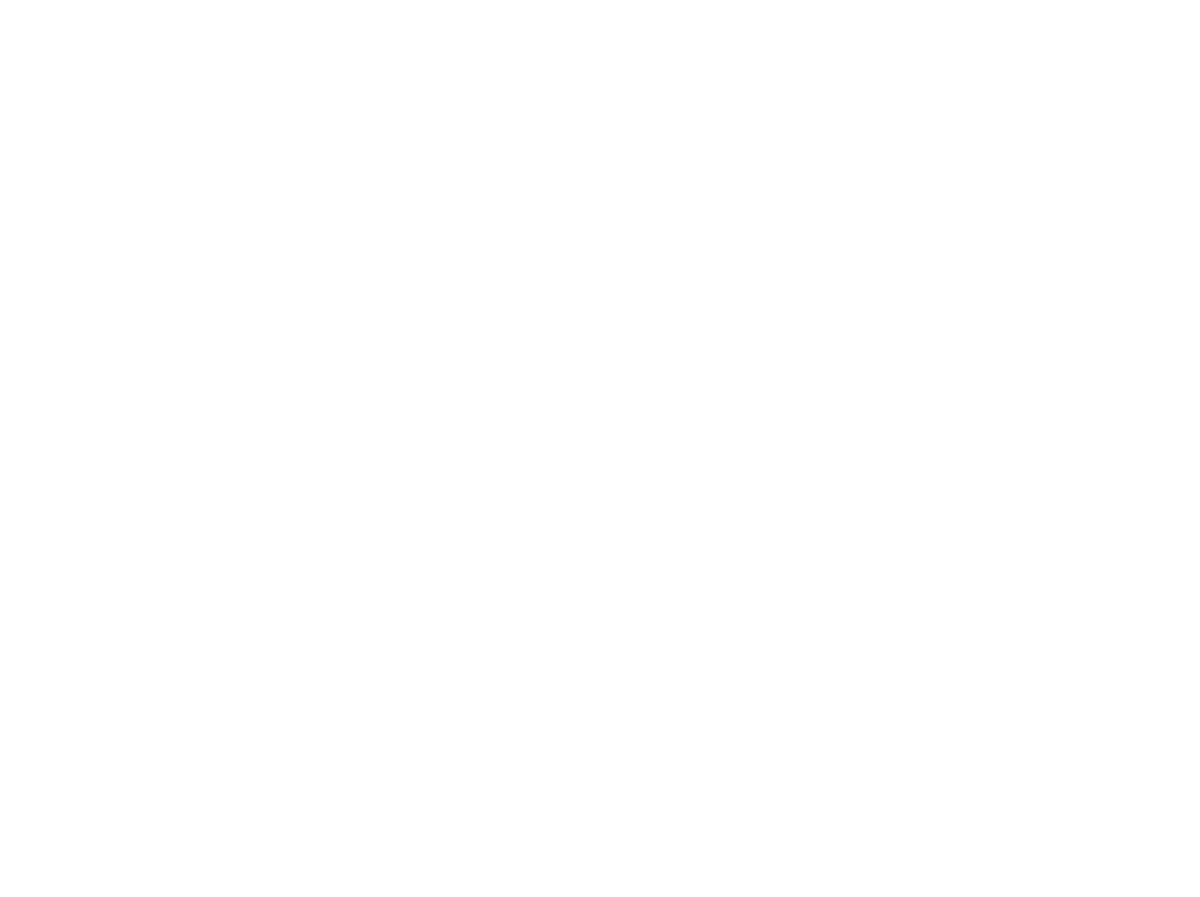
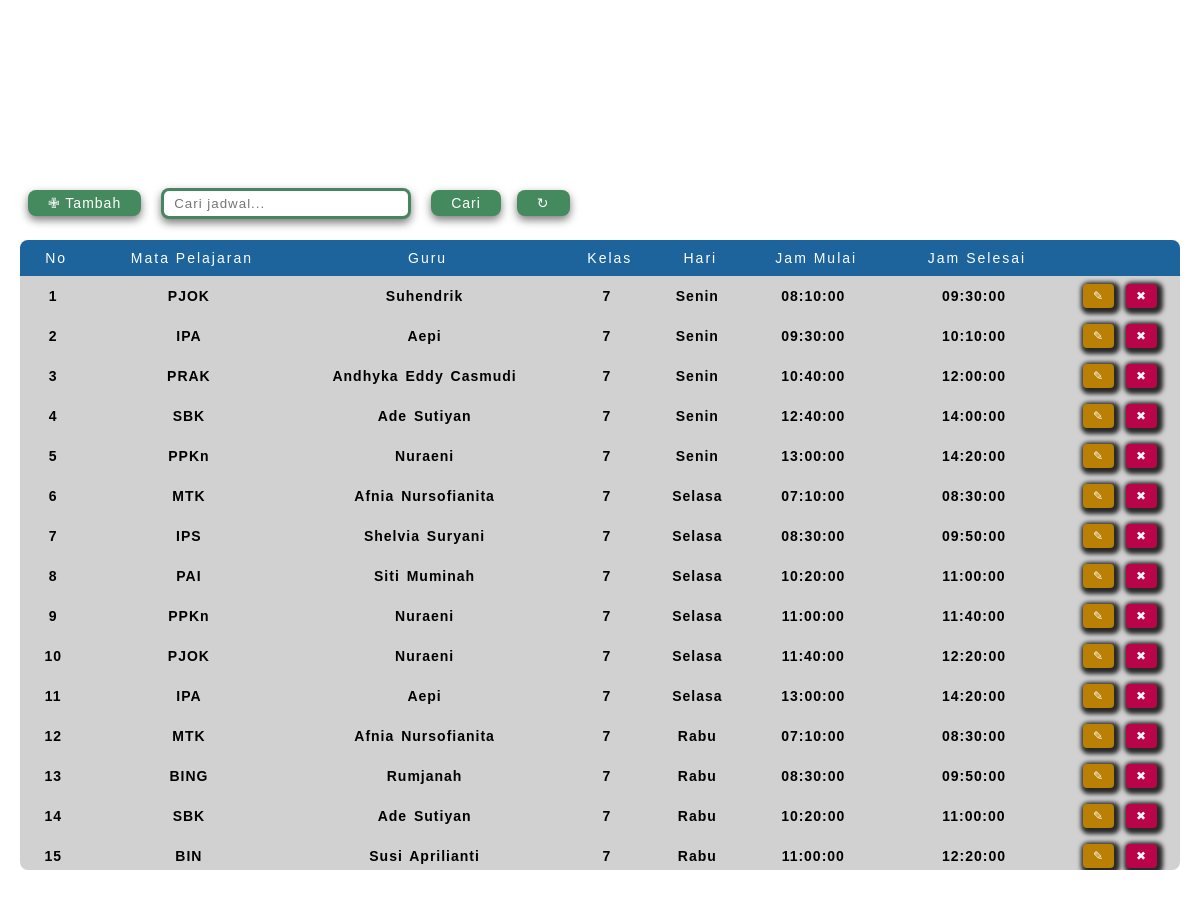
/tu/jadwal/jadwal.php (signed in), run on the app's committed database (2 pictures, top to bottom).
### tables this page shows
CREATE TABLE `jadwal` (
  `id_jadwal` int(11) NOT NULL,
  `id_mapel` int(11) DEFAULT NULL,
  `id_guru` int(11) DEFAULT NULL,
  `id_kelas` int(11) DEFAULT NULL,
  `hari` enum('Senin','Selasa','Rabu','Kamis','Jumat','Sabtu') DEFAULT NULL,
  `jam_mulai` time DEFAULT NULL,
  `jam_selesai` time DEFAULT NULL
);

CREATE TABLE `mapel` (
  `id_mapel` int(11) NOT NULL,
  `nama_mapel` varchar(100) NOT NULL
);

CREATE TABLE `guru` (
  `id_guru` int(11) NOT NULL,
  `nama_guru` varchar(100) NOT NULL,
  `jenis_kelamin` enum('L','P') NOT NULL,
  `tempat_lahir` varchar(100) DEFAULT NULL,
  `tanggal_lahir` varchar(100) DEFAULT NULL,
  `NIP` varchar(25) DEFAULT NULL,
  `status_pegawai` varchar(50) DEFAULT NULL,
  `jenis_ptk` varchar(50) DEFAULT NULL,
  `agama` varchar(50) DEFAULT NULL,
  `telp` varchar(25) DEFAULT NULL,
  `email` varchar(100) DEFAULT NULL
);

CREATE TABLE `kelas` (
  `id_kelas` int(11) NOT NULL,
  `nama_kelas` varchar(50) NOT NULL,
  `id_guru` int(11) DEFAULT NULL
);

### tu/jadwal/fungsi_jadwal.php (called while the page is built, shortened)
<?php
$conn = mysqli_connect("localhost", "root", "", "siakad");
function query($query)
{
    global $conn;
    $result     = mysqli_query($conn, $query);
    $rows       = [];
    while ($row = mysqli_fetch_assoc($result)) {
        $rows[] = $row;
    }
    return $rows;
}

### tu/jadwal/jadwal.php (the view, shortened to what this page needs)
<?php
require "fungsi_jadwal.php";
$keyword = '';
if (isset($_POST['keyword'])) {
    $keyword = $_POST['keyword'];
    $jadwal = query("SELECT jadwal.*, mapel.nama_mapel, guru.nama_guru, kelas.nama_kelas
                    FROM jadwal
                    JOIN mapel ON jadwal.id_mapel = mapel.id_mapel
                    JOIN guru ON jadwal.id_guru = guru.id_guru
                    JOIN kelas ON jadwal.id_kelas = kelas.id_kelas
                    WHERE mapel.nama_mapel LIKE '%$keyword%'
                    OR guru.nama_guru LIKE '%$keyword%'
                    OR kelas.nama_kelas LIKE '%$keyword%'
                    ORDER BY kelas.nama_kelas,
                    FIELD(hari, 'Senin', 'Selasa', 'Rabu', 'Kamis', 'Jumat', 'Sabtu'),
                    jam_mulai ASC");
} else {
    $jadwal = query("SELECT jadwal.*, mapel.nama_mapel, guru.nama_guru, kelas.nama_kelas
                FROM jadwal
                JOIN mapel ON jadwal.id_mapel = mapel.id_mapel
                JOIN guru ON jadwal.id_guru = guru.id_guru
                JOIN kelas ON jadwal.id_kelas = kelas.id_kelas
                ORDER BY kelas.nama_kelas,
                    FIELD(hari, 'Senin', 'Selasa', 'Rabu', 'Kamis', 'Jumat', 'Sabtu'),
                    jam_mulai ASC");
}
?>
<!DOCTYPE html>
<html lang="id">
<head>
    <link rel="stylesheet" href="../../style/main-style.css">
</head>
<body>
    <div class="container">
        <form action="" method="post">
            <div class="control">
                <button class="add-btn" onclick="window.location.href='tambah_jadwal.php';">
                    <a href="tambah_jadwal.php">✙ Tambah</a>
                </button>
                <input type="text" class="search-input" name="keyword" value="<?= htmlspecialchars($keyword); ?>" placeholder="Cari jadwal...">
                <button type="submit" class="search-btn">Cari</button>
                <button type="button" class="refresh-btn" onclick="window.location.href='jadwal.php';">↻</button>
            </div>
        </form>
        <div class="table-wrapper">
            <table>
                <tr class="header-row">
                    <th>No</th>
                    <th>Mata Pelajaran</th>
                    <th>Guru</th>
                    <th>Kelas</th>
                    <th>Hari</th>
                    <th>Jam Mulai</th>
                    <th>Jam Selesai</th>
                    <th class="action-header"></th>
                </tr>
                <?php $nomor = 1; ?>
                <?php foreach ($jadwal as $j) : ?>
                    <tr>
                        <td><?= $nomor; ?></td>
                        <td><?= htmlspecialchars($j["nama_mapel"]); ?></td>
                        <td><?= htmlspecialchars($j["nama_guru"]); ?></td>
                        <td><?= htmlspecialchars($j["nama_kelas"]); ?></td>
                        <td><?= htmlspecialchars($j["hari"]); ?></td>
                        <td><?= htmlspecialchars($j["jam_mulai"]); ?></td>
                        <td><?= htmlspecialchars($j["jam_selesai"]); ?></td>
                        <td class="action">
                            <button class="edit-btn" onclick="window.location.href='ubah_jadwal.php?id=<?= $j['id_jadwal']; ?>';">✎</button>
                            <button class="delete-btn" onclick="if(confirm('Hapus jadwal?')) window.location.href='hapus_jadwal.php?id_jadwal=<?= $j['id_jadwal']; ?>';">✖</button>
                        </td>
                    </tr>
                    <?php $nomor++; ?>
                <?php endforeach; ?>
            </table>
        </div>
    </div>
</body>
</html>

### style/main-style.css (style rules this page uses)
* { box-sizing: border-box; margin: 0; padding: 0; letter-spacing: 1px; font-family: Arial, sans-serif; }
html, body { height: 100%; overflow-y: auto; }
a { color: white; text-decoration: none; }
.container { min-height: 100vh; width: 100%; background-color: white; padding: 20px; background-size: cover; background-position: center; background-repeat: no-repeat; display: flex; justify-content: center; align-items: flex-start; flex-direction: column; margin-bottom: 0; }
button { padding: 5px 20px; margin: 0px 2px; border: none; border-radius: 4px; color: white; cursor: pointer; font-size: 0.8rem; box-shadow: 2px 2px 4px 4px rgb(41, 41, 41); }
.container .control { display: flex; align-items: center; margin-bottom: 16px; }
.add-btn, .search-btn, .refresh-btn { font-size: 14px; background-color: #458a5f; border-radius: 8px; cursor: pointer; margin: 8px; box-shadow: 0px 4px 8px 0px rgba(26, 24, 24, 0.568); }
.search-input { width: 250px; padding: 5px 10px; border-radius: 8px; border: 3px solid #025826b9; margin: 0px 12px; box-shadow: 0px 4px 8px 0px rgba(26, 24, 24, 0.568); }
.table-wrapper { max-height: 630px; width: 100%; overflow-y: scroll; border-radius: 8px; min-height: 100%; }
table { border-collapse: collapse; text-align: left; height: 100%; width: 100%; table-layout: auto; }
.header-row { padding: 18px 0px; background-color: #1d639c; position: sticky; top: 0px; user-select: none; }
table tr th { letter-spacing: 1px; padding: 10px 10px 10px 16px; color: white; font-size: 14px; text-align: center; letter-spacing: 2px; font-weight: lighter; }
table tr:not(.header-row) { background-color: #d1d1d1; color: black; }
table tr th.action-header { text-align: center; width: 120px; }
table tr td { font-size: 14px; color: black; padding: 8px 4px; text-align: center; word-spacing: 2px; font-weight: bold; }
table tr td.action { display: flex; flex-direction: row; gap: 8px; justify-content: center; }
.edit-btn, .delete-btn { padding: 5px 10px; font-size: 0.75rem; }
.edit-btn { color: white; background-color: #b98004; }
.delete-btn { background-color: #b9044a; }

### data on the page
jadwal: id_mapel.nama_mapel "PJOK", id_guru.nama_guru "Suhendrik", id_kelas.nama_kelas "7", hari "Senin", jam_mulai "08:10:00", jam_selesai "09:30:00"
jadwal: id_mapel.nama_mapel "IPA", id_guru.nama_guru "Aepi", id_kelas.nama_kelas "7", hari "Senin", jam_mulai "09:30:00", jam_selesai "10:10:00"
jadwal: id_mapel.nama_mapel "PRAK", id_guru.nama_guru "Andhyka Eddy Casmudi", id_kelas.nama_kelas "7", hari "Senin", jam_mulai "10:40:00", jam_selesai "12:00:00"
jadwal: id_mapel.nama_mapel "SBK", id_guru.nama_guru "Ade Sutiyan", id_kelas.nama_kelas "7", hari "Senin", jam_mulai "12:40:00", jam_selesai "14:00:00"
jadwal: id_mapel.nama_mapel "PPKn", id_guru.nama_guru "Nuraeni", id_kelas.nama_kelas "7", hari "Senin", jam_mulai "13:00:00", jam_selesai "14:20:00"
jadwal: id_mapel.nama_mapel "MTK", id_guru.nama_guru "Afnia Nursofianita", id_kelas.nama_kelas "7", hari "Selasa", jam_mulai "07:10:00", jam_selesai "08:30:00"
jadwal: id_mapel.nama_mapel "IPS", id_guru.nama_guru "Shelvia Suryani", id_kelas.nama_kelas "7", hari "Selasa", jam_mulai "08:30:00", jam_selesai "09:50:00"
jadwal: id_mapel.nama_mapel "PAI", id_guru.nama_guru "Siti Muminah", id_kelas.nama_kelas "7", hari "Selasa", jam_mulai "10:20:00", jam_selesai "11:00:00"
jadwal: id_mapel.nama_mapel "PPKn", id_guru.nama_guru "Nuraeni", id_kelas.nama_kelas "7", hari "Selasa", jam_mulai "11:00:00", jam_selesai "11:40:00"
jadwal: id_mapel.nama_mapel "PJOK", id_guru.nama_guru "Nuraeni", id_kelas.nama_kelas "7", hari "Selasa", jam_mulai "11:40:00", jam_selesai "12:20:00"
jadwal: id_mapel.nama_mapel "IPA", id_guru.nama_guru "Aepi", id_kelas.nama_kelas "7", hari "Selasa", jam_mulai "13:00:00", jam_selesai "14:20:00"
jadwal: id_mapel.nama_mapel "MTK", id_guru.nama_guru "Afnia Nursofianita", id_kelas.nama_kelas "7", hari "Rabu", jam_mulai "07:10:00", jam_selesai "08:30:00"
jadwal: id_mapel.nama_mapel "BING", id_guru.nama_guru "Rumjanah", id_kelas.nama_kelas "7", hari "Rabu", jam_mulai "08:30:00", jam_selesai "09:50:00"
jadwal: id_mapel.nama_mapel "SBK", id_guru.nama_guru "Ade Sutiyan", id_kelas.nama_kelas "7", hari "Rabu", jam_mulai "10:20:00", jam_selesai "11:00:00"
jadwal: id_mapel.nama_mapel "BIN", id_guru.nama_guru "Susi Aprilianti", id_kelas.nama_kelas "7", hari "Rabu", jam_mulai "11:00:00", jam_selesai "12:20:00"
